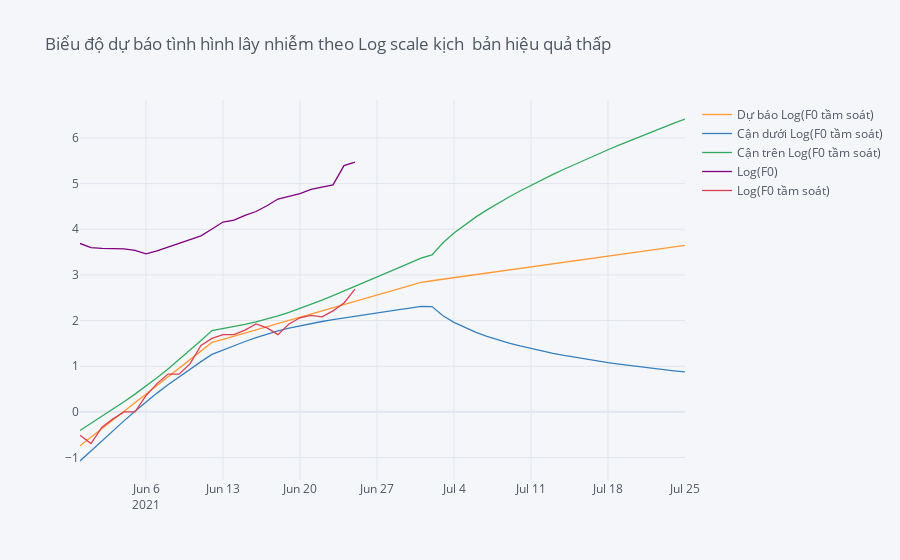
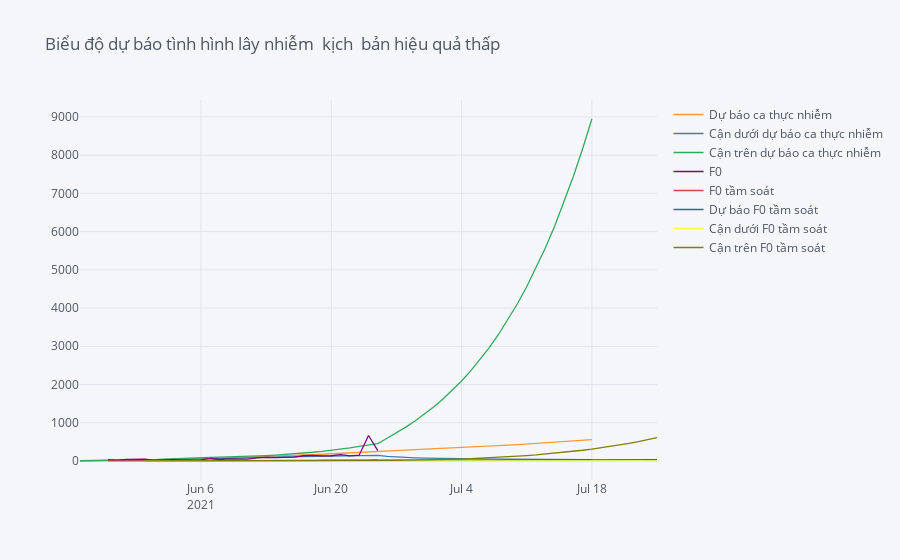

Notebook source saved alongside these figures, in order:
### Markdown cell above
## Kịch  bản hiệu quả thấp

### Code cell
log_f0_ve_kbt, f0_ve_kbt, cumulative_f0_ve_kbt, beta = get_metrics_VN(policy_change_dates = policy_change_dates_full,
                                                                     effective_rate=0.3)
#print('Hệ số lây nhiễm sau khi chỉ thị có hiệu lực, R0 cuối: {last}'.format(last=np.exp(sum(beta[1:]))))
log_f0_ve_kbt.iplot(title = "Biểu độ dự báo tình hình lây nhiễm theo Log scale kịch  bản hiệu quả thấp ")
f0_ve_kbt.iplot(title = "Biểu độ dự báo tình hình lây nhiễm  kịch  bản hiệu quả thấp ")
cumulative_f0_ve_kbt.iplot(title = "Biểu độ tổng số ca kịch  bản hiệu quả thấp ")
